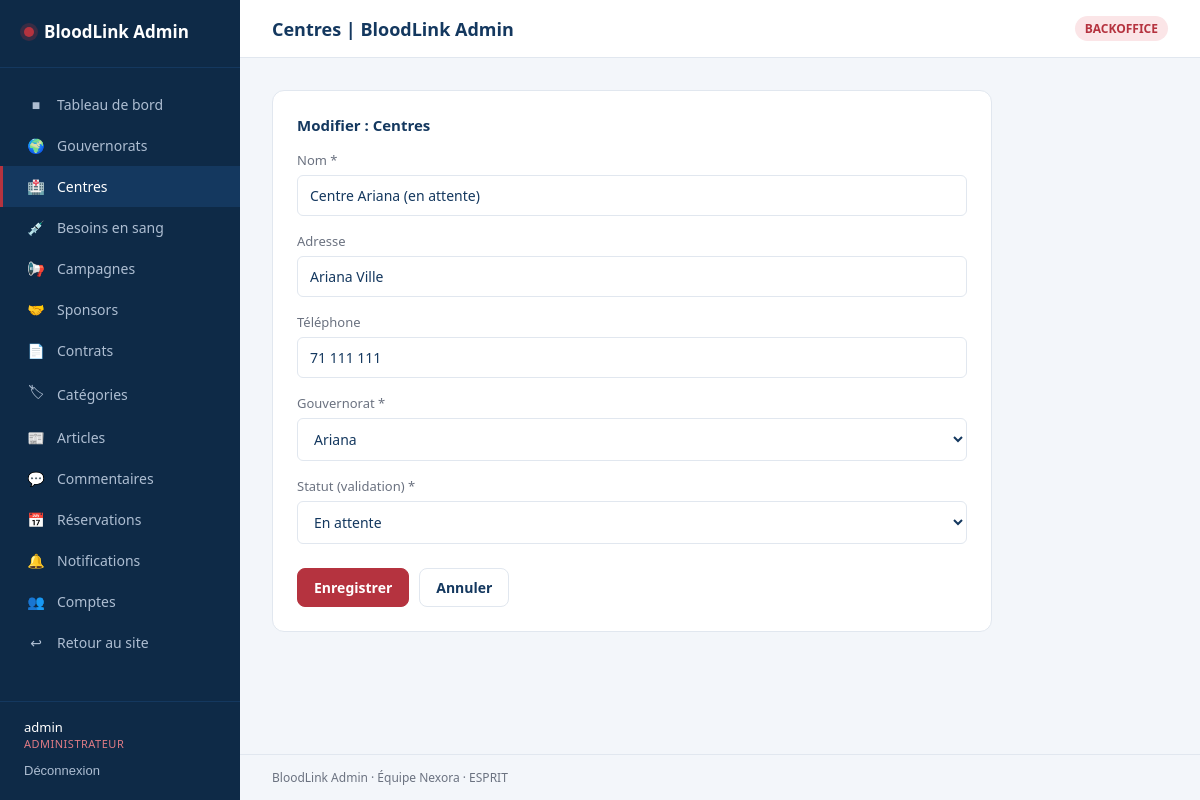
Page /index.php?page=admin-centres&action=edit&id=4 (signed in) on the committed database.
### tables this page shows
CREATE TABLE IF NOT EXISTS centres (
    id INT AUTO_INCREMENT PRIMARY KEY,
    name VARCHAR(120) NOT NULL UNIQUE,
    address VARCHAR(255) NULL,
    phone VARCHAR(30) NULL,
    status ENUM('pending', 'validated') NOT NULL DEFAULT 'pending',
    gouvernorat_id INT NOT NULL,
    created_at TIMESTAMP DEFAULT CURRENT_TIMESTAMP,
    CONSTRAINT fk_centres_gouvernorat FOREIGN KEY (gouvernorat_id) REFERENCES gouvernorats(id) ON UPDATE CASCADE
);

CREATE TABLE IF NOT EXISTS gouvernorats (
    id INT AUTO_INCREMENT PRIMARY KEY,
    name VARCHAR(80) NOT NULL UNIQUE
);

### app/Controllers/Controller.php (called while the page is built, shortened)
<?php
abstract class Controller
{
    protected function render(string $view, array $data = [], ?string $scriptsView = null): void
    {
        $content      = $this->capture(__DIR__ . '/../Views/pages/' . $view . '.php', $data);
    }
    private function capture(string $file, array $data): string
    {
        extract($data, EXTR_SKIP);
        require $file;
        return (string) ob_get_clean();
    }
}

### app/Controllers/CrudController.php (called while the page is built, shortened)
<?php
abstract class CrudController extends Controller
{
    protected string $entity = '';
    private array $cfg = [];
    private ?int $scopeId = null;
    public function index(): void
    {
        $this->cfg   = entities()[$this->entity];
        match ($_GET['action'] ?? 'list') {
            'new'   => $this->form(null),
            'edit'  => $this->form((int) ($_GET['id'] ?? 0)),
            default => $this->listing(),
        };
    }
    private function scopeSql(string $alias = 't'): array
    {
        $col = $this->cfg['scope'] ?? null;
        return ($this->scopeId && $col) ? [" AND $alias.$col = :scope", ['scope' => $this->scopeId]] : ['', []];
    }
    private function fields(): array
    {
        return array_filter($this->cfg['fields'], fn($f) => !($this->scopeId && !empty($f['scope'])));
    }
    private function form(?int $id, array $errors = [], array $old = []): void
    {
        $c = $this->cfg;
        $row = [];
        if ($id !== null) {
            [$where, $params] = $this->scopeSql();
            $row = Model::one("SELECT t.* FROM {$c['table']} t WHERE t.id = :id $where", ['id' => $id] + $params);
        } elseif (!($c['create'] ?? true)) {
            $this->back();
        }
        $options = [];
        foreach ($this->fields() as $name => $f) {
            if ($f['type'] === 'fk') {
                $options[$name] = Model::all("SELECT id, {$f['label_col']} AS label FROM {$f['table']} ORDER BY label");
            }
        }
        $this->render('crud_form', ['cfg' => $c, 'entity' => $this->entity, 'fields' => $this->fields(), 'row' => $old ?: $row,
            'id' => $id, 'errors' => $errors, 'options' => $options]);
    }
}

### public/index.php (called while the page is built, shortened)
<?php
$app = __DIR__ . '/../app';
require_once $app . '/config/Database.php';
require_once $app . '/helpers.php';
require_once $app . '/Models/Model.php';
foreach (glob($app . '/Models/*.php') as $file) {
    require_once $file;
}
require_once $app . '/Controllers/Controller.php';
require_once $app . '/Controllers/CrudController.php';
$routes = require $app . '/routes.php';
$page   = (string) ($_GET['page'] ?? 'home');
[$class, $method, $access] = $routes[$page];
try {
    (new $class())->$method();
} catch (Throwable $e) {
    error_log($e->getMessage());
    (new ErrorController())->serverError();
}

### app/config/entities.php (called while the page is built, shortened)
<?php
function field(string $label, string $type = 'text', bool $required = false, array $extra = []): array
{
    return array_merge(['label' => $label, 'type' => $type, 'required' => $required], $extra);
}
$groups = array_combine(['O+','O-','A+','A-','B+','B-','AB+','AB-'], ['O+','O-','A+','A-','B+','B-','AB+','AB-']);
$centreFk = ['table' => 'centres', 'label_col' => 'name', 'scope' => true];

### app/helpers.php (called while the page is built, shortened)
<?php
function e(mixed $value): string
{
    return htmlspecialchars((string) $value, ENT_QUOTES, 'UTF-8');
}
function entities(): array
{
    static $entities = null;
    return $entities ??= require __DIR__ . '/config/entities.php';
}
function labels(): array
{
    return [
        'reservation' => ['pending' => 'En attente', 'confirmed' => 'Confirmée', 'refused' => 'Refusée', 'cancelled' => 'Annulée', 'done' => 'Effectuée'],
        'urgency'     => ['low' => 'Faible', 'medium' => 'Moyen', 'urgent' => 'Urgent'],
        'centre'      => ['pending' => 'En attente', 'validated' => 'Validé'],
        'contract'    => ['pending' => 'En attente', 'active' => 'Actif', 'expired' => 'Expiré'],
        'comment'     => ['visible' => 'Visible', 'hidden' => 'Masqué'],
    ];
}

### app/config/Database.php (called while the page is built)
<?php
class Database
{
    private static ?PDO $pdo = null;
    public static function getConnexion(): PDO
    {
        if (self::$pdo === null) {
            $file = is_file(__DIR__ . '/config.php') ? __DIR__ . '/config.php' : __DIR__ . '/config.example.php';
            $c = require $file;
            try {
                self::$pdo = new PDO(
                    'mysql:host=' . $c['host'] . ';dbname=' . $c['name'] . ';charset=utf8mb4',
                    $c['user'],
                    $c['pass'],
                    [
                        PDO::ATTR_ERRMODE            => PDO::ERRMODE_EXCEPTION,
                        PDO::ATTR_DEFAULT_FETCH_MODE => PDO::FETCH_ASSOC,
                        PDO::ATTR_EMULATE_PREPARES   => false,
                    ]
                );
            } catch (PDOException $e) {
                error_log('DB connection failed: ' . $e->getMessage());
                throw new RuntimeException('Base de données indisponible.', 0, $e);
            }
        }
        return self::$pdo;
    }
}

### app/config/config.example.php (called while the page is built)
<?php
return [
    'host' => 'localhost',
    'name' => 'bloodlink',
    'user' => 'root',
    'pass' => '',
];

### app/Models/Model.php (called while the page is built, shortened)
<?php
class Model
{
    public static function all(string $sql, array $params = []): array
    {
        $stmt = Database::getConnexion()->prepare($sql);
        $stmt->execute($params);
        return $stmt->fetchAll();
    }
    public static function one(string $sql, array $params = []): ?array
    {
        return self::all($sql, $params)[0] ?? null;
    }
}

### app/Views/pages/crud_form.php (the view, shortened to what this page needs)
<div class="card form-card">
    <h2><?= $id === null ? 'Ajouter' : 'Modifier' ?> : <?= e($cfg['label']) ?></h2>
    <form method="POST" action="index.php?page=admin-<?= e($entity) ?>">
        <?php foreach ($fields as $name => $f): $val = (string) ($row[$name] ?? ''); $req = $f['required'] ? 'required' : ''; ?>
            <label for="f_<?= e($name) ?>"><?= e($f['label']) ?><?= $f['required'] ? ' *' : '' ?></label>
            <?php if ($f['type'] === 'textarea'): ?>
                <textarea id="f_<?= e($name) ?>" name="<?= e($name) ?>" rows="5" <?= $req ?>><?= e($val) ?></textarea>
            <?php elseif ($f['type'] === 'fk'): ?>
                <select id="f_<?= e($name) ?>" name="<?= e($name) ?>" <?= $req ?>>
                    <?php foreach ($options[$name] as $o): ?><option value="<?= (int) $o['id'] ?>" <?= $val === (string) $o['id'] ? 'selected' : '' ?>><?= e($o['label']) ?></option><?php endforeach; ?>
                </select>
            <?php elseif ($f['type'] === 'enum'): ?>
                <select id="f_<?= e($name) ?>" name="<?= e($name) ?>" <?= $req ?>>
                    <?php foreach (($f['options'] ?? labels()[$f['group']]) as $k => $label): ?><option value="<?= e($k) ?>" <?= $val === (string) $k ? 'selected' : '' ?>><?= e($label) ?></option><?php endforeach; ?>
                </select>
            <?php else: ?>
                <input id="f_<?= e($name) ?>" name="<?= e($name) ?>" value="<?= e($val) ?>" <?= $req ?>
                    type="<?= in_array($f['type'], ['date', 'number', 'email'], true) ? e($f['type']) : 'text' ?>" <?= $f['type'] === 'number' ? 'min="0" step="any"' : '' ?>>
            <?php endif; ?>
        <?php endforeach; ?>
        <div class="form-actions">
            <button class="btn btn-primary" type="submit">Enregistrer</button>
            <a class="btn" href="index.php?page=admin-<?= e($entity) ?>">Annuler</a>
        </div>
    </form>
</div>

### public/assets/css/admin.css (style rules this page uses)
:root { --sidebar-bg: #0e2a47; --sidebar-hover: #14385F; --sidebar-text: #aebed2; --accent: #2E6BA6; --red: #B5333F; --bg: #F3F6FA; --card: #fff; --border: #e1e7ef; --text: #14385F; --muted: #6b7280; --radius: 12px; }
* { box-sizing: border-box; }
body { margin: 0; font-family: 'Segoe UI', Roboto, Arial, sans-serif; background: var(--bg); color: var(--text); }
.stat-card, .card { background: var(--card); border: 1px solid var(--border); border-radius: var(--radius); padding: 20px; }
.card { padding: 24px; }
.card h2 { font-size: 15px; margin: 0 0 16px; }
.btn { display: inline-block; border: 1px solid var(--border); background: #fff; color: var(--text); border-radius: 8px; padding: 9px 16px; font-size: 14px; font-weight: 600; cursor: pointer; text-decoration: none; font-family: inherit; }
.btn-primary { background: var(--red); border-color: var(--red); color: #fff; }
input, select, textarea { width: 100%; padding: 10px 12px; border: 1px solid var(--border); border-radius: 6px; font-size: 14px; font-family: inherit; background: #fff; color: var(--text); }
label { display: block; font-size: 13px; color: var(--muted); margin: 16px 0 6px; }
.form-card { max-width: 720px; }
.form-actions { margin-top: 24px; display: flex; gap: 10px; }

### rows in the picture
centres: name "Centre Ariana (en attente)", address "Ariana Ville", phone "71 111 111", gouvernorat_id "Ariana", status "En attente"

### other values in the picture
$icon "■"
$label "Tableau de bord"
$icon "🌍"
$label "Gouvernorats"
$icon "🏥"
$label "Centres"
$icon "💉"
$label "Besoins en sang"
$icon "📢"
$label "Campagnes"
$icon "🤝"
$label "Sponsors"
$icon "📄"
$label "Contrats"
$icon "🏷"
